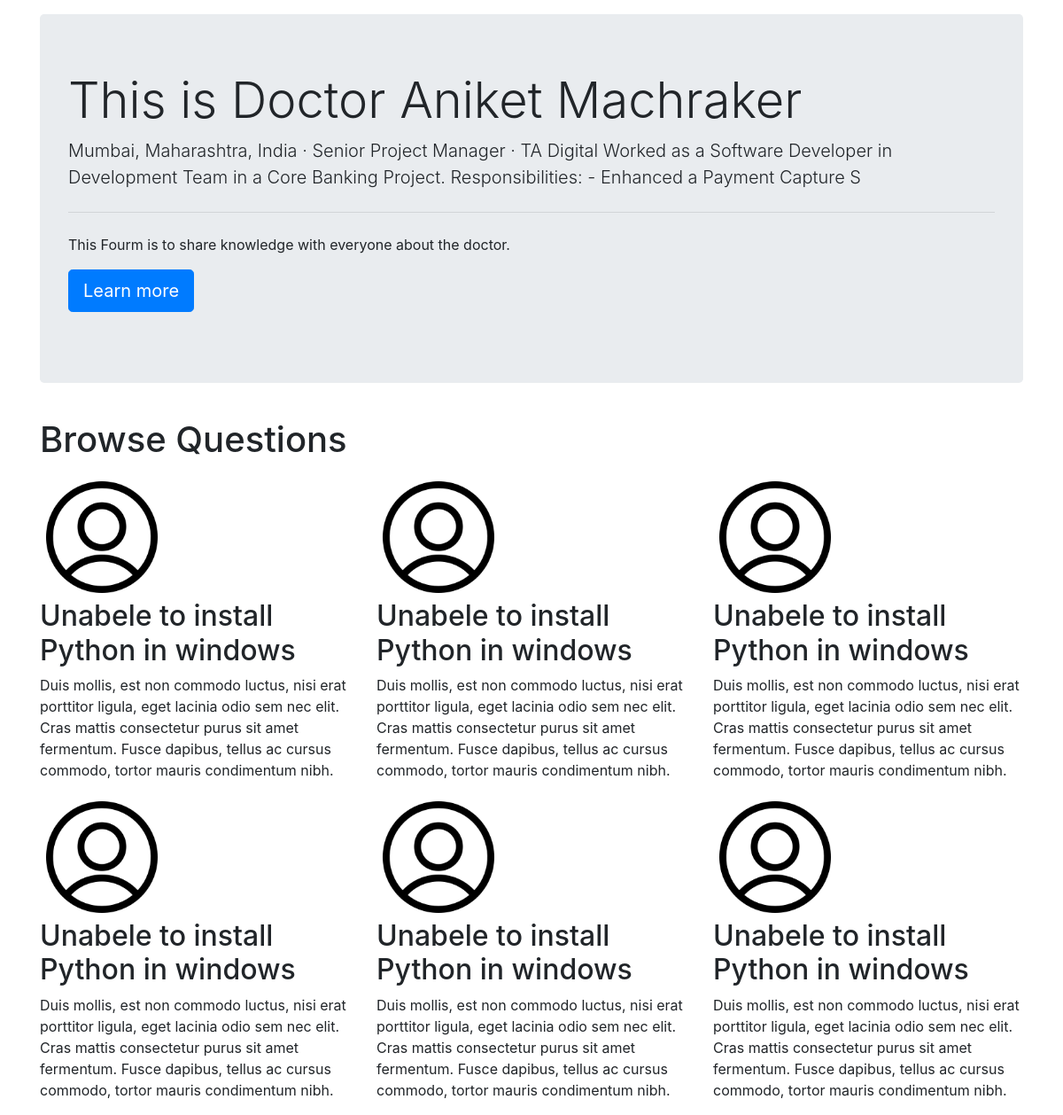
/thread.php?catid=5, run on the app's committed database.
### tables this page shows
CREATE TABLE `thread` (
  `id` int(11) NOT NULL,
  `username` varchar(191) NOT NULL,
  `category_description` varchar(191) NOT NULL
);

### thread.php (the view, shortened to what this page needs)
<!doctype html>
<html lang="en">
<head>
    <link rel="stylesheet" href="https://cdn.jsdelivr.net/npm/bootstrap@4.0.0/dist/css/bootstrap.min.css"
>
</head>
<body>
    <?php
 include 'dbconnect.php';
 $id=$_GET['catid'];
 $sql="SELECT * FROM `thread` WHERE id=$id";
 $result=mysqli_query($conn,$sql);
 while ($row = mysqli_fetch_assoc($result)) {
    $catname=$row['username'];
    $catdesc=$row['category_description'];
 }
?>
    <div class="container my-3">
        <div class="jumbotron">
            <h1 class="display-4">This is Doctor <?php echo $catname;?> </h1>
            <p class="lead"><?php echo $catdesc;?></p>
            <hr class="my-4">
            <p>This Fourm is to share knowledge with everyone about the doctor.</p>
            <p class="lead">
                <a class="btn btn-primary btn-lg" href="#" role="button">Learn more</a>
            </p>
        </div>
    </div>
    <div class="container">
        <h1 class="py-2">Browse Questions</h1>
        <div class="row">
            <div class="col-lg-4">
                <img class="rounded-circle"
                    src="img/username.png"
                    alt="Generic placeholder image" width="140" height="140">
                <h2>Unabele  to install Python in windows</h2>
                <p>Duis mollis, est non commodo luctus, nisi erat porttitor ligula, eget lacinia odio sem nec elit. Cras
                    mattis consectetur purus sit amet fermentum. Fusce dapibus, tellus ac cursus commodo, tortor mauris
                    condimentum nibh.</p>
            </div>
            <div class="col-lg-4">
                <img class="rounded-circle"
                    src="img/username.png"
                    alt="Generic placeholder image" width="140" height="140">
                <h2>Unabele  to install Python in windows</h2>
                <p>Duis mollis, est non commodo luctus, nisi erat porttitor ligula, eget lacinia odio sem nec elit. Cras
                    mattis consectetur purus sit amet fermentum. Fusce dapibus, tellus ac cursus commodo, tortor mauris
                    condimentum nibh.</p>
            </div>
            <div class="col-lg-4">
                <img class="rounded-circle"
                    src="img/username.png"
                    alt="Generic placeholder image" width="140" height="140">
                <h2>Unabele  to install Python in windows</h2>
                <p>Duis mollis, est non commodo luctus, nisi erat porttitor ligula, eget lacinia odio sem nec elit. Cras
                    mattis consectetur purus sit amet fermentum. Fusce dapibus, tellus ac cursus commodo, tortor mauris
                    condimentum nibh.</p>
            </div>
            <div class="col-lg-4">
                <img class="rounded-circle"
                    src="img/username.png"
                    alt="Generic placeholder image" width="140" height="140">
                <h2>Unabele  to install Python in windows</h2>
                <p>Duis mollis, est non commodo luctus, nisi erat porttitor ligula, eget lacinia odio sem nec elit. Cras
                    mattis consectetur purus sit amet fermentum. Fusce dapibus, tellus ac cursus commodo, tortor mauris
                    condimentum nibh.</p>
            </div>
            <div class="col-lg-4">
                <img class="rounded-circle"
                    src="img/username.png"
                    alt="Generic placeholder image" width="140" height="140">
                <h2>Unabele  to install Python in windows</h2>
                <p>Duis mollis, est non commodo luctus, nisi erat porttitor ligula, eget lacinia odio sem nec elit. Cras
                    mattis consectetur purus sit amet fermentum. Fusce dapibus, tellus ac cursus commodo, tortor mauris
                    condimentum nibh.</p>
            </div>
            <div class="col-lg-4">
                <img class="rounded-circle"
                    src="img/username.png"
                    alt="Generic placeholder image" width="140" height="140">
                <h2>Unabele  to install Python in windows</h2>
                <p>Duis mollis, est non commodo luctus, nisi erat porttitor ligula, eget lacinia odio sem nec elit. Cras
                    mattis consectetur purus sit amet fermentum. Fusce dapibus, tellus ac cursus commodo, tortor mauris
                    condimentum nibh.</p>
            </div>
        </div>
    </div>
</body>
</html>

### data on the page
thread: username "Aniket Machraker", category_description "Mumbai, Maharashtra, India · Senior Project Manager · TA Digital Worked as a Software Developer in Development Team in a Core Banking Project. Responsibilities: - Enhanced a Payment Capture S"
